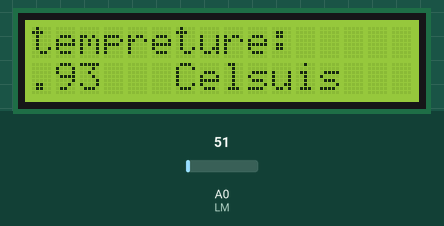
Simulated run of this sketch. Board: Arduino Uno, built with avr-gcc and run on an emulated ATmega328P. On the bench: 16×2 character LCD. Inputs (shaded band) come from the test bench; at power-on: A0 (LM) = 51.

Above: at 1.2 s.
1.3 s: A0 (LM) set to 23
At 2.4 s:
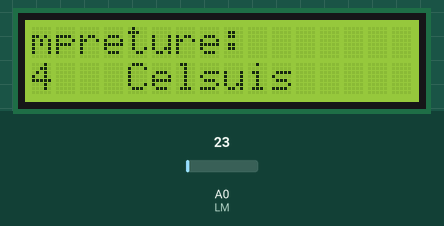
4.0 s: A0 (LM) set to 18
At 4.9 s:
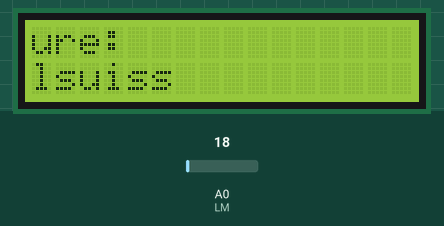
Timing chart, 0 to 7.0 s (numbered marks = the images above; inputs shaded):
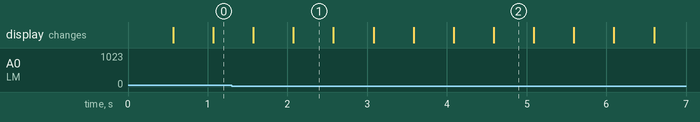

Measured:
- the behaviour switches between 21 and 20 on A0 (LM) (found by bisection; images 1 and 2)
- after the input at 4.0 s, the display: first differs from a run without the input after 0.59 s (image 2)
- what the display in image 1 shows lasts 0.5 s, from 2.1 s to 2.6 s

The sketch:

LM35_with_lcd.ino
```cpp
/*
  *File        : LM35 with lcd
  *Information : using sensor analog LM35 to measuring tempreture and lcd to shown the temp on screen
  *Autor       : Ahmed Mostafa El Gendy
  *Date        : 26 / 4 / 2023
*/
#include <LiquidCrystal.h>
const int rs = 12, en = 11, d4 = 5, d5 = 4, d6 = 3, d7 = 2;
LiquidCrystal lcd(rs, en, d4, d5, d6, d7);
#define LM A0
int tem_levels=0 ;
float tem_volt =0;
float tem_value ;
void setup() {
  // put your setup code here, to run once:
lcd.begin(16,2);
lcd.setCursor(2,0);
lcd.print("tempreture: ");
pinMode(LM,INPUT);
}

void loop() {
  // put your main code here, to run repeatedly:

tem_levels  = analogRead(LM);
delay(500);
tem_volt=tem_levels*(5.0/1023.0);
tem_value=tem_volt/0.01;
lcd.setCursor(0,1);
lcd.scrollDisplayLeft();
lcd.print(tem_value);
lcd.print("   Celsuis");

}
```
